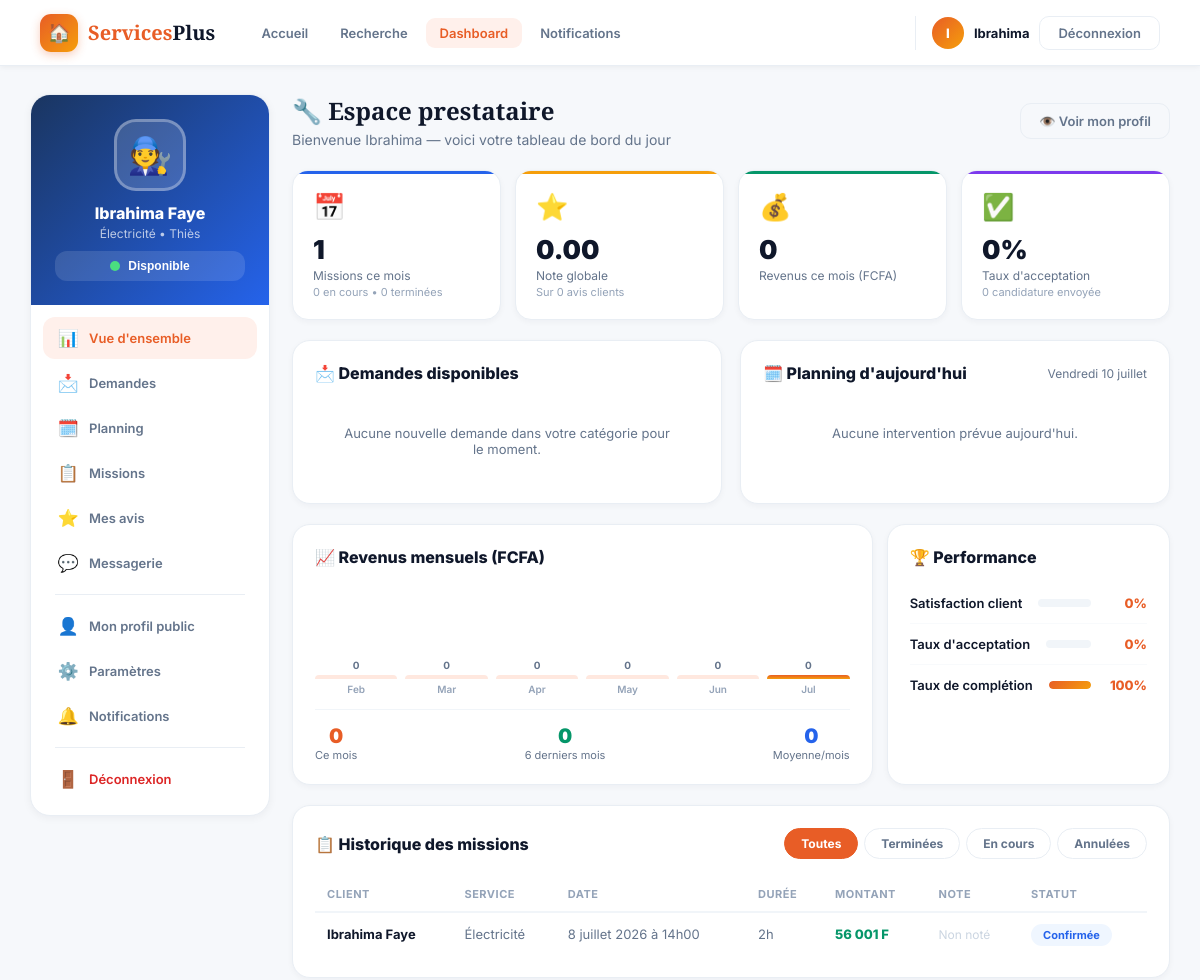
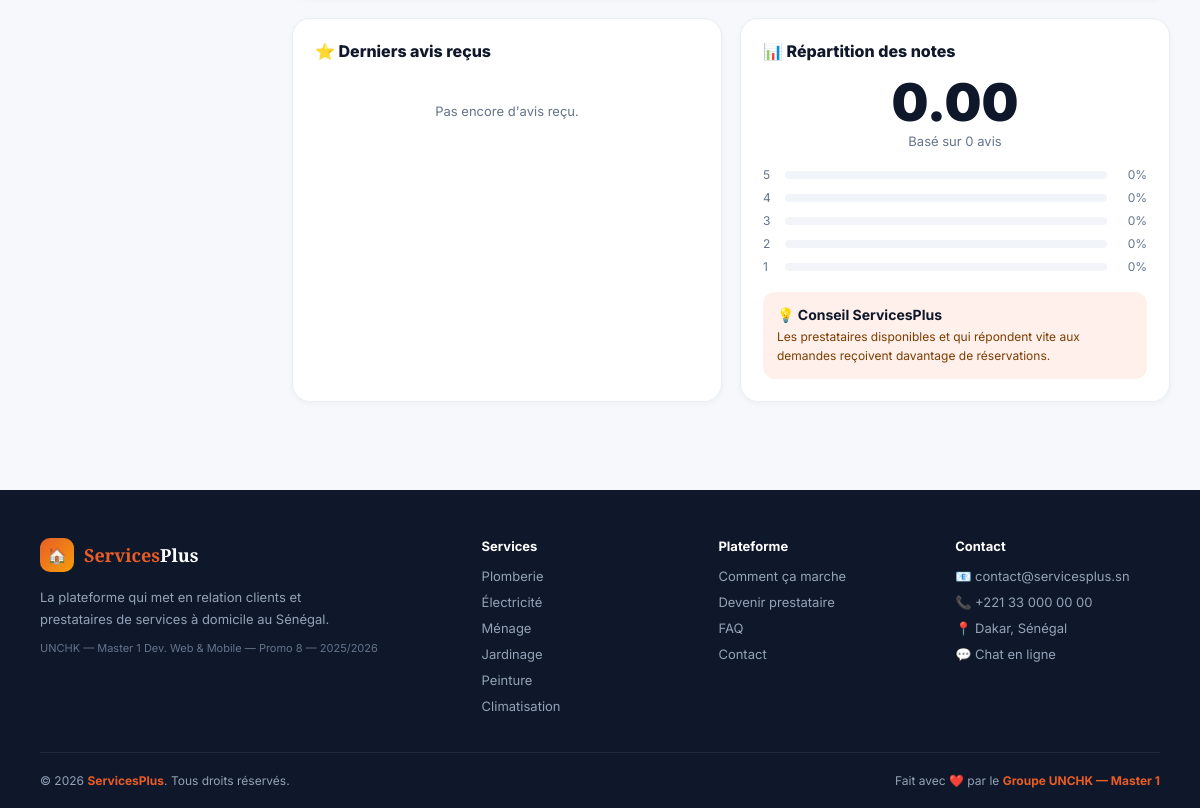
Screenshot of /espace_prestataire/dashboard_prestataire.php (signed in) with the database file from the repository (2 pictures, top to bottom).
### tables this page shows
CREATE TABLE IF NOT EXISTS `prestataire_profils` (
  `user_id` int NOT NULL,
  `categorie_id` int NOT NULL,
  `bio` text,
  `tarif_horaire` decimal(10,2) NOT NULL DEFAULT '0.00',
  `experience` varchar(50) DEFAULT '1 a 3 ans',
  `piece_identite` varchar(255) DEFAULT NULL,
  `statut_validation` enum('en_attente','valide','refuse') NOT NULL DEFAULT 'en_attente',
  `disponible` tinyint(1) NOT NULL DEFAULT '1',
  `note_moyenne` decimal(3,2) NOT NULL DEFAULT '0.00',
  `nb_avis` int NOT NULL DEFAULT '0',
  `admin_validateur_id` int DEFAULT NULL,
  `date_validation` datetime DEFAULT NULL,
  PRIMARY KEY (`user_id`),
  KEY `categorie_id` (`categorie_id`),
  KEY `admin_validateur_id` (`admin_validateur_id`)
);

CREATE TABLE IF NOT EXISTS `utilisateurs` (
  `id` int NOT NULL AUTO_INCREMENT,
  `role` enum('client','prestataire','admin') NOT NULL DEFAULT 'client',
  `nom` varchar(100) NOT NULL,
  `prenom` varchar(100) NOT NULL,
  `email` varchar(150) NOT NULL,
  `mot_de_passe` varchar(255) NOT NULL,
  `telephone` varchar(20) DEFAULT NULL,
  `ville` varchar(100) DEFAULT NULL,
  `photo` varchar(255) DEFAULT NULL,
  `statut` enum('actif','suspendu') NOT NULL DEFAULT 'actif',
  `date_creation` datetime NOT NULL DEFAULT CURRENT_TIMESTAMP,
  PRIMARY KEY (`id`),
  UNIQUE KEY `email` (`email`)
);

CREATE TABLE IF NOT EXISTS `categories` (
  `id` int NOT NULL AUTO_INCREMENT,
  `nom` varchar(80) NOT NULL,
  `icone` varchar(10) NOT NULL,
  PRIMARY KEY (`id`),
  UNIQUE KEY `nom` (`nom`)
);

CREATE TABLE IF NOT EXISTS `reservations` (
  `id` int NOT NULL AUTO_INCREMENT,
  `annonce_id` int DEFAULT NULL,
  `client_id` int NOT NULL,
  `prestataire_id` int NOT NULL,
  `categorie_id` int NOT NULL,
  `description` text,
  `adresse` varchar(255) NOT NULL,
  `ville` varchar(100) NOT NULL,
  `date_reservation` datetime NOT NULL,
  `duree_heures` int NOT NULL DEFAULT '1',
  `montant` decimal(10,2) NOT NULL DEFAULT '0.00',
  `methode_paiement` enum('orange_money','wave','especes','carte') NOT NULL DEFAULT 'especes',
  `statut` enum('en_attente','confirmee','en_cours','terminee','annulee') NOT NULL DEFAULT 'confirmee',
  `reference` varchar(30) NOT NULL,
  `date_creation` datetime NOT NULL DEFAULT CURRENT_TIMESTAMP,
  PRIMARY KEY (`id`),
  UNIQUE KEY `reference` (`reference`),
  KEY `annonce_id` (`annonce_id`),
  KEY `client_id` (`client_id`),
  KEY `prestataire_id` (`prestataire_id`),
  KEY `categorie_id` (`categorie_id`)
);

### espace_prestataire/dashboard_prestataire.php (the view, shortened to what the rows shown need)
<?php
require '../config/connexion.php';
require '../config/session.php';
require '../includes/fonctions.php';
$prestaId = $_SESSION['user_id'];
$stmt = $pdo->prepare("SELECT u.*, pp.categorie_id, pp.disponible, pp.tarif_horaire, pp.note_moyenne, pp.nb_avis, c.nom AS categorie_nom
                        FROM utilisateurs u JOIN prestataire_profils pp ON pp.user_id=u.id JOIN categories c ON c.id=pp.categorie_id
                        WHERE u.id=?");
$stmt->execute([$prestaId]);
$presta = $stmt->fetch();
$whereM = 'r.prestataire_id=?'; $paramsM=[$prestaId];
$missions = $pdo->prepare("
    SELECT r.*, cu.prenom AS client_prenom, cu.nom AS client_nom, c.nom AS service_nom,
           (SELECT note FROM avis WHERE reservation_id=r.id) AS note
    FROM reservations r JOIN utilisateurs cu ON cu.id=r.client_id JOIN categories c ON c.id=r.categorie_id
    WHERE $whereM ORDER BY r.date_reservation DESC LIMIT 15
");
$missions->execute($paramsM);
$missions = $missions->fetchAll();
$repartitionNotes = array_fill(1,5,0);
$statutLabels = ['en_attente'=>['En attente','badge-orange'],'confirmee'=>['Confirmée','badge-blue'],'en_cours'=>['En cours','badge-blue'],'terminee'=>['Terminée','badge-green'],'annulee'=>['Annulée','badge-gray']];
$racine      = '../';
require '../includes/header.php';
?>
<div class="container">
  <div class="dash-layout">
    <aside class="sidebar">
      <div class="sidebar-user">
        <div class="sidebar-avatar">🧑‍🔧</div>
        <div class="sidebar-name"><?= e($presta['prenom'].' '.$presta['nom']) ?></div>
        <div class="sidebar-role"><?= e($presta['categorie_nom']) ?> • <?= e($presta['ville'] ?? 'Sénégal') ?></div>
        <form method="post"><button type="submit" name="toggle_dispo" value="1" class="dispo-toggle">
        </button></form>
      </div>
    </aside>
    <main>
      <div style="display:flex;justify-content:space-between;align-items:center;margin-bottom:22px;flex-wrap:wrap;gap:10px;">
        <div>
          <h1 style="font-family:'Playfair Display',serif;font-size:24px;font-weight:900;margin-bottom:4px;">🔧 Espace prestataire</h1>
          <p style="color:var(--slate);font-size:14px;">Bienvenue <?= e($presta['prenom']) ?> — voici votre tableau de bord du jour</p>
        </div>
      </div>
      <div class="stats-grid">
        <div class="stat-card gold">
          <div class="stat-top"><span class="stat-icon">⭐</span></div>
          <div class="stat-value"><?= $presta['note_moyenne'] ?: '—' ?></div>
          <div class="stat-label">Note globale</div>
          <div class="stat-sub">Sur <?= $presta['nb_avis'] ?> avis clients</div>
        </div>
      </div>
      <div class="three-col">
        <div class="card">
          <div class="perf-row"><span class="perf-label">Satisfaction client</span><div class="perf-bar-wrap"></div><span class="perf-val"><?= round($presta['note_moyenne']/5*100) ?>%</span></div>
        </div>
      </div>
      <div class="card" style="margin-bottom:20px;" id="sec-missions">
        <?php if (empty($missions)): ?>
          <div class="empty-mini">Aucune mission pour ce filtre.</div>
        <?php else: ?>
        <table>
          <thead><tr><th>Client</th><th>Service</th><th>Date</th><th>Durée</th><th>Montant</th><th>Note</th><th>Statut</th></tr></thead>
          <tbody>
          <?php foreach ($missions as $m): [$lbl,$cls] = $statutLabels[$m['statut']] ?? ['—','badge-gray']; ?>
            <tr>
              <td style="font-weight:700;"><?= e($m['client_prenom'].' '.$m['client_nom']) ?></td>
              <td style="color:var(--slate);"><?= e($m['service_nom']) ?></td>
              <td style="color:var(--slate);"><?= formaterDate($m['date_reservation']) ?></td>
              <td style="color:var(--slate);"><?= $m['duree_heures'] ?>h</td>
              <td style="font-weight:800;color:#059669;"><?= number_format($m['montant'],0,',',' ') ?> F</td>
              <td><?= $m['note'] ? '<span style="color:#F59E0B;">'.str_repeat('★',$m['note']).'</span>' : '<span style="color:#CBD5E1;font-size:12px;">Non noté</span>' ?></td>
              <td><span class="badge <?= $cls ?>"><?= $lbl ?></span></td>
            </tr>
          <?php endforeach; ?>
          </tbody>
        </table>
        <?php endif; ?>
      </div>
      <div class="two-col" id="sec-avis">
        <div class="card">
          <div style="text-align:center;margin-bottom:18px;">
            <div style="font-size:52px;font-weight:900;line-height:1;"><?= $presta['note_moyenne'] ?: '—' ?></div>
            <div style="font-size:13px;color:var(--slate);margin-top:4px;">Basé sur <?= $presta['nb_avis'] ?> avis</div>
          </div>
          <?php for ($n=5;$n>=1;$n--): $pct = $presta['nb_avis']>0 ? round($repartitionNotes[$n]/$presta['nb_avis']*100) : 0; ?>
            <div style="display:flex;align-items:center;gap:10px;margin-bottom:8px;">
              <span style="font-size:12px;color:var(--slate);width:12px;"><?= $n ?></span>
              <div style="flex:1;height:8px;background:#F1F5F9;border-radius:20px;overflow:hidden;"><div style="height:100%;border-radius:20px;background:linear-gradient(135deg,#E85D26,#F59E0B);width:<?= $pct ?>%;"></div></div>
              <span style="font-size:12px;color:var(--slate);width:30px;text-align:right;"><?= $pct ?>%</span>
            </div>
          <?php endfor; ?>
        </div>
      </div>
    </main>
  </div>
</div>
<?php require '../includes/footer.php'; ?>

### includes/header.php (shortened to what the rows shown need)
<?php
$racine      = $racine ?? '';
$utilisateur = utilisateurConnecte();
?>
<!DOCTYPE html>
<html lang="fr">
<head>
</head>
<body>
<nav>
  <div class="nav-actions">
<?php if (!$utilisateur): ?>
    <a href="<?= $racine ?>connexion.php" class="btn-login">Connexion</a>
    <a href="<?= $racine ?>inscription.php" class="btn-register">S'inscrire</a>
<?php else: ?>
    <a href="<?= $racine ?><?= $utilisateur['role']==='admin' ? '' : ($utilisateur['role']==='client' ? 'espace_client/' : 'espace_prestataire/') ?>mon_profil.php" class="nav-user">
      <span class="nav-user-avatar"><?= strtoupper(substr($utilisateur['prenom'],0,1)) ?></span>
      <?= e($utilisateur['prenom']) ?>
    </a>
    <a href="<?= $racine ?>deconnexion.php" class="btn-login">Déconnexion</a>
<?php endif; ?>
  </div>
</nav>

### rows the page displays
prestataire_profils: user_id.prenom "I", user_id.prenom "Ibrahima", user_id.nom "Ibrahima Faye", categorie.nom "Électricité", user_id.ville "Thiès", note_moyenne "0.00", nb_avis "0", $presta['note_moyenne']/5*100 "0"
reservations: client.nom "Ibrahima Faye", categorie.nom "Électricité", date_reservation "8 juillet 2026 à 14h00", duree_heures "2", montant "56 001", lbl "Confirmée"

### other values shown
$missionsMois "1"
$enCours "0"
$termineesMois "0"
$revenusMois "0"
$tauxAcceptation "0"
$totalCand "0"
$v "0"
$moisLabels[$i] "Feb"
$moisLabels[$i] "Mar"
$moisLabels[$i] "Apr"
$moisLabels[$i] "May"
$moisLabels[$i] "Jun"
$moisLabels[$i] "Jul"
$revenus6Mois "0"
$revenus6Mois/6 "0"
